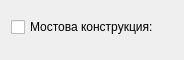
<?xml version="1.0" encoding="UTF-8"?>
<ui version="4.0">
 <class>CrownView</class>
 <widget class="QWidget" name="CrownView">
  <property name="geometry">
   <rect>
    <x>0</x>
    <y>0</y>
    <width>184</width>
    <height>60</height>
   </rect>
  </property>
  <property name="windowTitle">
   <string>CrownView</string>
  </property>
  <layout class="QHBoxLayout" name="horizontalLayout_2">
   <item>
    <layout class="QVBoxLayout" name="verticalLayout">
     <item>
      <widget class="CrownWidget" name="crownWidget" native="true"/>
     </item>
     <item>
      <layout class="QHBoxLayout" name="horizontalLayout">
       <item>
        <widget class="QCheckBox" name="bridgeCheckBox">
         <property name="minimumSize">
          <size>
           <width>150</width>
           <height>0</height>
          </size>
         </property>
         <property name="text">
          <string>Мостова конструкция:</string>
         </property>
        </widget>
       </item>
       <item>
        <spacer name="horizontalSpacer">
         <property name="orientation">
          <enum>Qt::Horizontal</enum>
         </property>
         <property name="sizeHint" stdset="0">
          <size>
           <width>40</width>
           <height>20</height>
          </size>
         </property>
        </spacer>
       </item>
      </layout>
     </item>
     <item>
      <widget class="RangeWidget" name="rangeWidget" native="true"/>
     </item>
     <item>
      <spacer name="verticalSpacer">
       <property name="orientation">
        <enum>Qt::Vertical</enum>
       </property>
       <property name="sizeHint" stdset="0">
        <size>
         <width>0</width>
         <height>0</height>
        </size>
       </property>
      </spacer>
     </item>
    </layout>
   </item>
   <item>
    <spacer name="horizontalSpacer_2">
     <property name="orientation">
      <enum>Qt::Horizontal</enum>
     </property>
     <property name="sizeHint" stdset="0">
      <size>
       <width>0</width>
       <height>20</height>
      </size>
     </property>
    </spacer>
   </item>
  </layout>
 </widget>
 <layoutdefault spacing="6" margin="11"/>
 <customwidgets>
  <customwidget>
   <class>RangeWidget</class>
   <extends>QWidget</extends>
   <header>View/uiComponents/qt_derived/widgets/RangeWidget.h</header>
   <container>1</container>
  </customwidget>
  <customwidget>
   <class>CrownWidget</class>
   <extends>QWidget</extends>
   <header>View/uiComponents/qt_derived/widgets/CrownWidget.h</header>
   <container>1</container>
  </customwidget>
 </customwidgets>
 <resources/>
 <connections/>
</ui>
